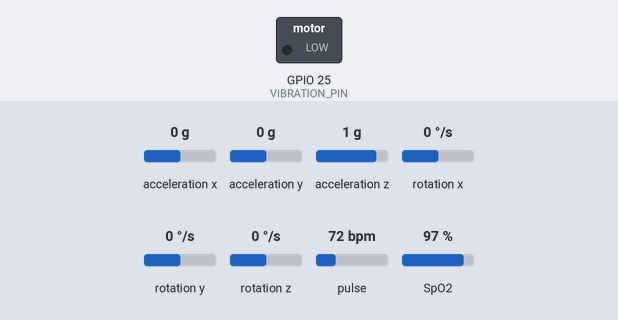
The sketch below on a simulated ESP32. Parts: switched loads named in the sketch (green lamp = pin HIGH). Inputs (shaded band) come from the test bench; at power-on: acceleration x 0 g, acceleration y 0 g, acceleration z 1 g, rotation x 0 °/s, rotation y 0 °/s, rotation z 0 °/s, pulse 72 bpm, SpO2 97 %. Nothing arrives over Bluetooth unless stated; what the sketch prints to the serial monitor is not drawn.

Above: at 0.1 s.
At 63.4 s:
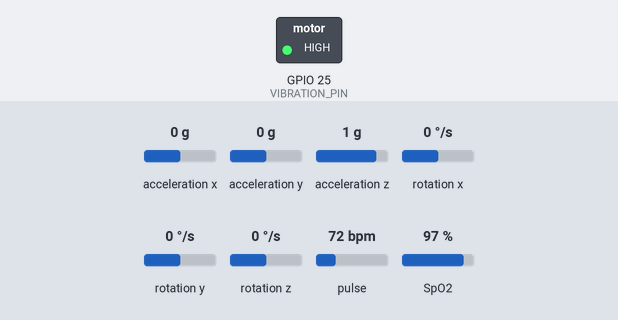
Timing chart, 0 to 66.4 s (numbered marks = the images above):
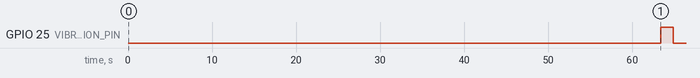

The sketch:

sleepstage_wake.ino
```cpp
#include <Wire.h>
#include <MPU6050_light.h>
#include "MAX30100_PulseOximeter.h"
#include "BluetoothSerial.h"

BluetoothSerial SerialBT;

// MPU6050 motion sensor
MPU6050 mpu(Wire);
unsigned long lastMotionCheck = 0;
float motionMagnitude = 0;

// MAX30100 heart rate sensor
PulseOximeter pox;
float heartRate = 0;
float SpO2 = 0;

// Haptic Alarm
#define VIBRATION_PIN 25

// Sleep detection flags
bool alarmTriggered = false;
unsigned long sleepStartTime;
const unsigned long minSleepDuration = 60000; // 1 minute for demo

// Callback on heart beat
void onBeatDetected() {
  Serial.println("❤️ Beat detected");
}

void setup() {
  Serial.begin(115200);
  SerialBT.begin("NeuroSleepESP32");
  Wire.begin();

  pinMode(VIBRATION_PIN, OUTPUT);
  digitalWrite(VIBRATION_PIN, LOW);

  // Init MPU6050
  Serial.println("Initializing MPU6050...");
  mpu.begin();
  delay(1000);
  mpu.calcOffsets();
  Serial.println("MPU6050 ready.");

  // Init MAX30100
  Serial.print("Initializing MAX30100... ");
  if (!pox.begin()) {
    Serial.println("FAILED. Check wiring.");
    while (1);
  } else {
    Serial.println("SUCCESS.");
  }
  pox.setIRLedCurrent(MAX30100_LED_CURR_7_6MA);
  pox.setOnBeatDetectedCallback(onBeatDetected);

  sleepStartTime = millis(); // start of simulated sleep
}

void loop() {
  pox.update();
  mpu.update();

  unsigned long now = millis();

  // Sample motion every 2s
  if (now - lastMotionCheck > 2000) {
    lastMotionCheck = now;
    motionMagnitude = sqrt(mpu.getAccX() * mpu.getAccX() +
                           mpu.getAccY() * mpu.getAccY() +
                           mpu.getAccZ() * mpu.getAccZ());

    heartRate = pox.getHeartRate();
    SpO2 = pox.getSpO2();

    Serial.printf("Motion: %.2f | HR: %.1f bpm | SpO₂: %.1f%%\n", motionMagnitude, heartRate, SpO2);
    SerialBT.printf("Motion: %.2f | HR: %.1f bpm | SpO₂: %.1f%%\n", motionMagnitude, heartRate, SpO2);

    // --- Sleep Stage Logic ---
    bool inLightSleep = (motionMagnitude > 0.15 && heartRate > 60 && heartRate < 90);
    bool inDeepSleep = (motionMagnitude <= 0.15 && heartRate < 60);

    // Trigger smart alarm during light sleep, after min duration
    if (!alarmTriggered && inLightSleep && (now - sleepStartTime > minSleepDuration)) {
      Serial.println("💡 Light sleep detected. Triggering vibration alarm...");
      SerialBT.println("💡 Light sleep detected. Triggering vibration alarm...");
      vibrate();
      alarmTriggered = true;
    }

    // Optional: reset alarm after long time
    if (now - sleepStartTime > 5 * 60 * 1000) {
      alarmTriggered = false;
      sleepStartTime = now;
    }
  }

  delay(100); // minimal delay
}

void vibrate() {
  digitalWrite(VIBRATION_PIN, HIGH);
  delay(1500); // 1.5s vibration
  digitalWrite(VIBRATION_PIN, LOW);
}
```

Measured:
- by itself, GPIO 25 (VIBRATION_PIN): LOW → HIGH at 63.4 s, → LOW 1.5 s later
